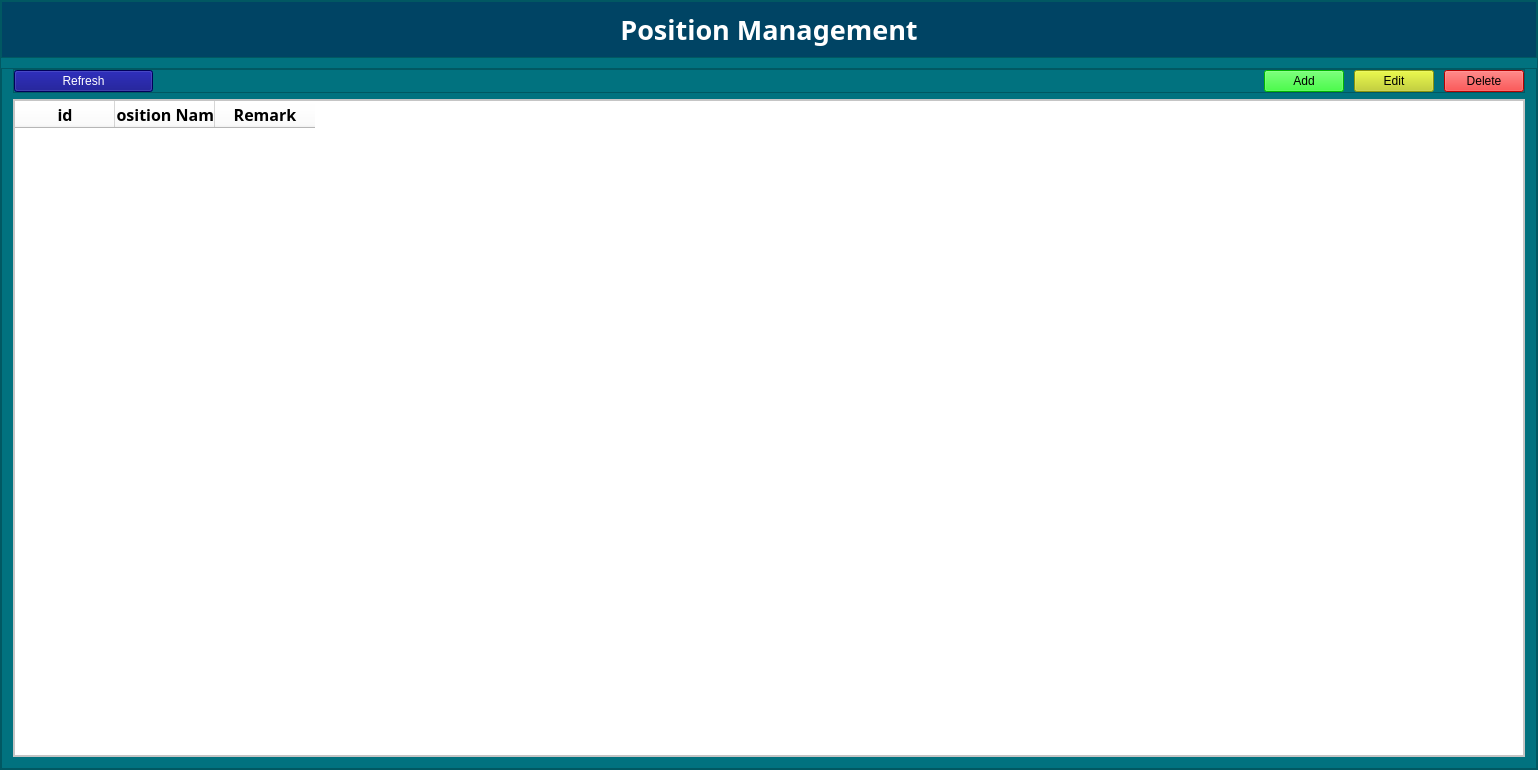
<?xml version="1.0" encoding="UTF-8"?>
<ui version="4.0">
 <class>frm_position</class>
 <widget class="QWidget" name="frm_position">
  <property name="geometry">
   <rect>
    <x>0</x>
    <y>0</y>
    <width>1538</width>
    <height>770</height>
   </rect>
  </property>
  <property name="windowTitle">
   <string>Form Position</string>
  </property>
  <layout class="QVBoxLayout" name="verticalLayout" stretch="0">
   <property name="spacing">
    <number>0</number>
   </property>
   <property name="leftMargin">
    <number>0</number>
   </property>
   <property name="topMargin">
    <number>0</number>
   </property>
   <property name="rightMargin">
    <number>0</number>
   </property>
   <property name="bottomMargin">
    <number>0</number>
   </property>
   <item>
    <widget class="QFrame" name="frame_main">
     <property name="font">
      <font>
       <family>Phetsarath OT</family>
       <pointsize>18</pointsize>
       <weight>50</weight>
       <italic>false</italic>
       <bold>false</bold>
      </font>
     </property>
     <property name="styleSheet">
      <string notr="true">font: 18pt &quot;Phetsarath OT&quot;;
background-color: rgb(1, 114, 127);</string>
     </property>
     <property name="frameShape">
      <enum>QFrame::StyledPanel</enum>
     </property>
     <property name="frameShadow">
      <enum>QFrame::Raised</enum>
     </property>
     <layout class="QGridLayout" name="gridLayout" rowstretch="0,0,10" rowminimumheight="1,1,10">
      <property name="leftMargin">
       <number>0</number>
      </property>
      <property name="topMargin">
       <number>0</number>
      </property>
      <property name="rightMargin">
       <number>0</number>
      </property>
      <property name="bottomMargin">
       <number>0</number>
      </property>
      <property name="horizontalSpacing">
       <number>0</number>
      </property>
      <property name="verticalSpacing">
       <number>10</number>
      </property>
      <item row="0" column="0" rowspan="2">
       <widget class="QFrame" name="frame_3">
        <property name="frameShape">
         <enum>QFrame::StyledPanel</enum>
        </property>
        <property name="frameShadow">
         <enum>QFrame::Raised</enum>
        </property>
        <layout class="QGridLayout" name="gridLayout_5">
         <property name="leftMargin">
          <number>0</number>
         </property>
         <property name="topMargin">
          <number>0</number>
         </property>
         <property name="rightMargin">
          <number>0</number>
         </property>
         <property name="bottomMargin">
          <number>0</number>
         </property>
         <item row="0" column="0">
          <widget class="QWidget" name="widget_4" native="true">
           <property name="font">
            <font>
             <family>Phetsarath OT</family>
             <pointsize>18</pointsize>
             <weight>50</weight>
             <italic>false</italic>
             <bold>false</bold>
            </font>
           </property>
           <property name="styleSheet">
            <string notr="true">background-color: rgb(0, 68, 100);</string>
           </property>
           <layout class="QGridLayout" name="gridLayout_4">
            <item row="0" column="0">
             <widget class="QLabel" name="label">
              <property name="font">
               <font>
                <family>Phetsarath OT</family>
                <pointsize>20</pointsize>
                <weight>75</weight>
                <italic>false</italic>
                <bold>true</bold>
               </font>
              </property>
              <property name="layoutDirection">
               <enum>Qt::LeftToRight</enum>
              </property>
              <property name="styleSheet">
               <string notr="true">font: bold 20pt &quot;Phetsarath OT&quot;;
color: rgb(255, 255, 255);</string>
              </property>
              <property name="text">
               <string>Position Management</string>
              </property>
              <property name="alignment">
               <set>Qt::AlignCenter</set>
              </property>
             </widget>
            </item>
           </layout>
          </widget>
         </item>
        </layout>
       </widget>
      </item>
      <item row="2" column="0">
       <widget class="QFrame" name="frame_4">
        <property name="frameShape">
         <enum>QFrame::StyledPanel</enum>
        </property>
        <property name="frameShadow">
         <enum>QFrame::Raised</enum>
        </property>
        <layout class="QVBoxLayout" name="verticalLayout_2">
         <property name="leftMargin">
          <number>11</number>
         </property>
         <property name="topMargin">
          <number>0</number>
         </property>
         <property name="rightMargin">
          <number>11</number>
         </property>
         <property name="bottomMargin">
          <number>11</number>
         </property>
         <item>
          <widget class="QFrame" name="frame">
           <property name="frameShape">
            <enum>QFrame::StyledPanel</enum>
           </property>
           <property name="frameShadow">
            <enum>QFrame::Raised</enum>
           </property>
           <layout class="QGridLayout" name="gridLayout_2" columnstretch="0,10,5,0,0">
            <property name="leftMargin">
             <number>0</number>
            </property>
            <property name="topMargin">
             <number>0</number>
            </property>
            <property name="rightMargin">
             <number>0</number>
            </property>
            <property name="bottomMargin">
             <number>0</number>
            </property>
            <property name="spacing">
             <number>0</number>
            </property>
            <item row="0" column="3">
             <widget class="QWidget" name="widget" native="true">
              <layout class="QGridLayout" name="gridLayout_3">
               <property name="leftMargin">
                <number>0</number>
               </property>
               <property name="topMargin">
                <number>0</number>
               </property>
               <property name="rightMargin">
                <number>0</number>
               </property>
               <property name="bottomMargin">
                <number>0</number>
               </property>
               <property name="horizontalSpacing">
                <number>10</number>
               </property>
               <property name="verticalSpacing">
                <number>0</number>
               </property>
               <item row="0" column="1">
                <widget class="QPushButton" name="btn_Edit">
                 <property name="styleSheet">
                  <string notr="true">background-color: rgb(193, 209, 17);</string>
                 </property>
                 <property name="text">
                  <string>Edit</string>
                 </property>
                </widget>
               </item>
               <item row="0" column="0">
                <widget class="QPushButton" name="btn_Add">
                 <property name="styleSheet">
                  <string notr="true">background-color: rgb(0, 255, 0);</string>
                 </property>
                 <property name="text">
                  <string>Add</string>
                 </property>
                </widget>
               </item>
               <item row="0" column="2">
                <widget class="QPushButton" name="btn_Delete">
                 <property name="styleSheet">
                  <string notr="true">background-color: rgb(255, 0, 0);</string>
                 </property>
                 <property name="text">
                  <string>Delete</string>
                 </property>
                </widget>
               </item>
              </layout>
             </widget>
            </item>
            <item row="0" column="4">
             <widget class="QWidget" name="widget_3" native="true"/>
            </item>
            <item row="0" column="1">
             <widget class="QWidget" name="widget_2" native="true">
              <layout class="QHBoxLayout" name="horizontalLayout" stretch="2,8,2">
               <property name="spacing">
                <number>0</number>
               </property>
               <property name="leftMargin">
                <number>0</number>
               </property>
               <property name="topMargin">
                <number>0</number>
               </property>
               <property name="rightMargin">
                <number>0</number>
               </property>
               <property name="bottomMargin">
                <number>0</number>
               </property>
               <item>
                <widget class="QWidget" name="widget_5" native="true">
                 <layout class="QGridLayout" name="gridLayout_7">
                  <property name="leftMargin">
                   <number>0</number>
                  </property>
                  <property name="topMargin">
                   <number>0</number>
                  </property>
                  <property name="rightMargin">
                   <number>0</number>
                  </property>
                  <property name="bottomMargin">
                   <number>0</number>
                  </property>
                  <property name="spacing">
                   <number>0</number>
                  </property>
                  <item row="0" column="0">
                   <widget class="QPushButton" name="btn_refresh">
                    <property name="styleSheet">
                     <string notr="true">background-color: rgb(0, 255, 0);
color: rgb(255, 255, 255);
background-color: rgb(0, 0, 127);</string>
                    </property>
                    <property name="text">
                     <string>Refresh</string>
                    </property>
                   </widget>
                  </item>
                 </layout>
                </widget>
               </item>
               <item>
                <widget class="QWidget" name="widget_6" native="true"/>
               </item>
               <item>
                <widget class="QWidget" name="widget_7" native="true">
                 <widget class="QLabel" name="lbl_did">
                  <property name="geometry">
                   <rect>
                    <x>20</x>
                    <y>10</y>
                    <width>81</width>
                    <height>41</height>
                   </rect>
                  </property>
                  <property name="styleSheet">
                   <string notr="true">color: rgb(1, 114, 127);
color: rgb(255, 0, 0);</string>
                  </property>
                  <property name="text">
                   <string/>
                  </property>
                 </widget>
                </widget>
               </item>
              </layout>
             </widget>
            </item>
           </layout>
          </widget>
         </item>
         <item>
          <widget class="QFrame" name="frame_2">
           <property name="styleSheet">
            <string notr="true">background-color: rgb(255, 255, 255);
color: rgb(0, 0, 0);</string>
           </property>
           <property name="frameShape">
            <enum>QFrame::StyledPanel</enum>
           </property>
           <property name="frameShadow">
            <enum>QFrame::Raised</enum>
           </property>
           <layout class="QGridLayout" name="gridLayout_6">
            <property name="leftMargin">
             <number>0</number>
            </property>
            <property name="topMargin">
             <number>0</number>
            </property>
            <property name="rightMargin">
             <number>0</number>
            </property>
            <property name="bottomMargin">
             <number>0</number>
            </property>
            <property name="spacing">
             <number>0</number>
            </property>
            <item row="0" column="0">
             <widget class="QTableWidget" name="tb_show">
              <property name="font">
               <font>
                <family>Phetsarath OT</family>
                <pointsize>18</pointsize>
                <weight>50</weight>
                <italic>false</italic>
                <bold>false</bold>
               </font>
              </property>
              <property name="styleSheet">
               <string notr="true">
color: rgb(0, 0, 0);
background-color: rgb(255, 255, 255);</string>
              </property>
              <column>
               <property name="text">
                <string>id</string>
               </property>
               <property name="font">
                <font>
                 <family>Phetsarath OT</family>
                 <pointsize>12</pointsize>
                 <weight>75</weight>
                 <bold>true</bold>
                </font>
               </property>
              </column>
              <column>
               <property name="text">
                <string>Position Name</string>
               </property>
               <property name="font">
                <font>
                 <family>Phetsarath OT</family>
                 <pointsize>12</pointsize>
                 <weight>75</weight>
                 <bold>true</bold>
                </font>
               </property>
              </column>
              <column>
               <property name="text">
                <string>Remark</string>
               </property>
               <property name="font">
                <font>
                 <family>Phetsarath OT</family>
                 <pointsize>12</pointsize>
                 <weight>75</weight>
                 <bold>true</bold>
                </font>
               </property>
              </column>
             </widget>
            </item>
           </layout>
          </widget>
         </item>
        </layout>
       </widget>
      </item>
     </layout>
    </widget>
   </item>
  </layout>
 </widget>
 <resources/>
 <connections/>
</ui>
